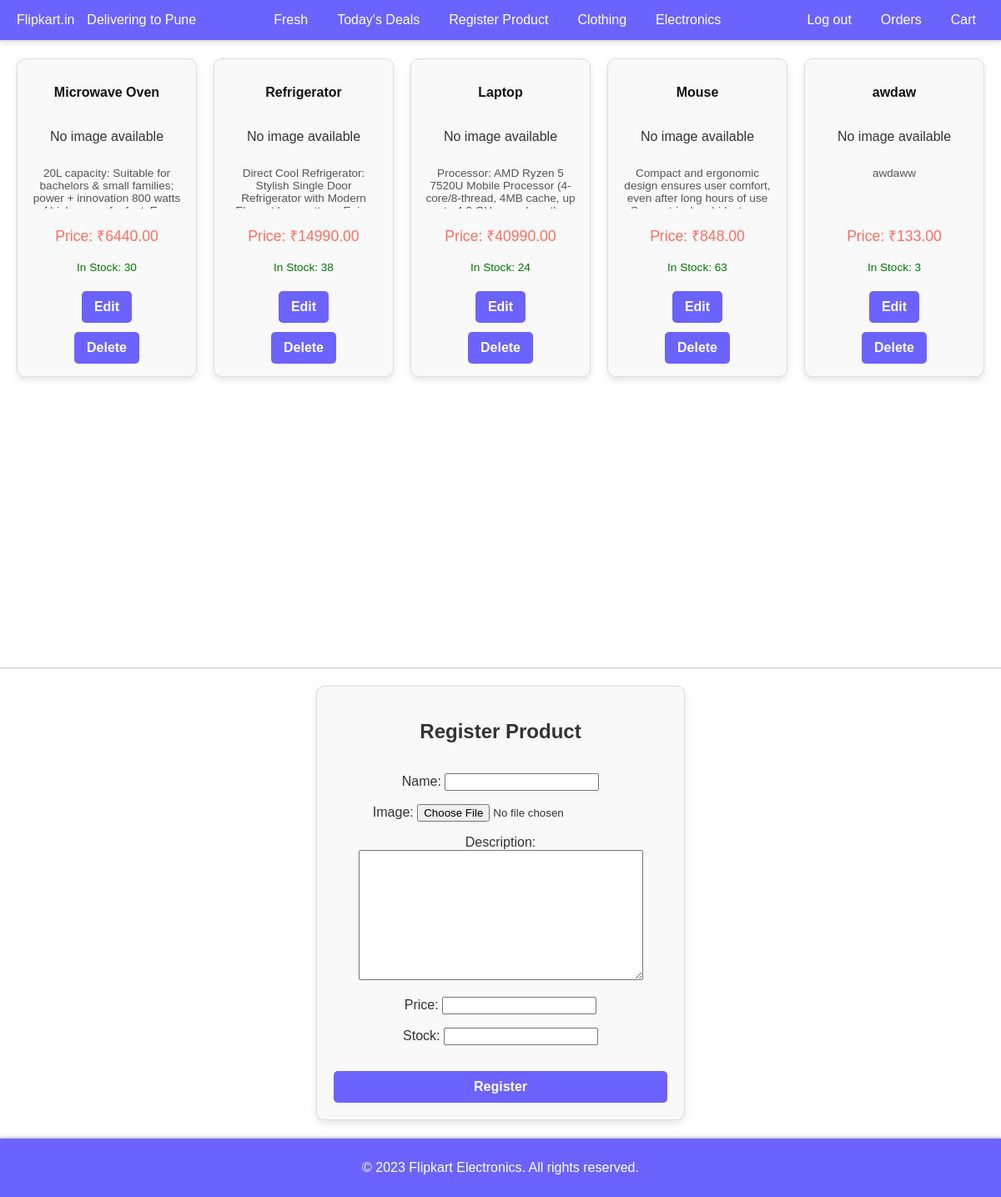
Page / (signed in) on the earlier database version.
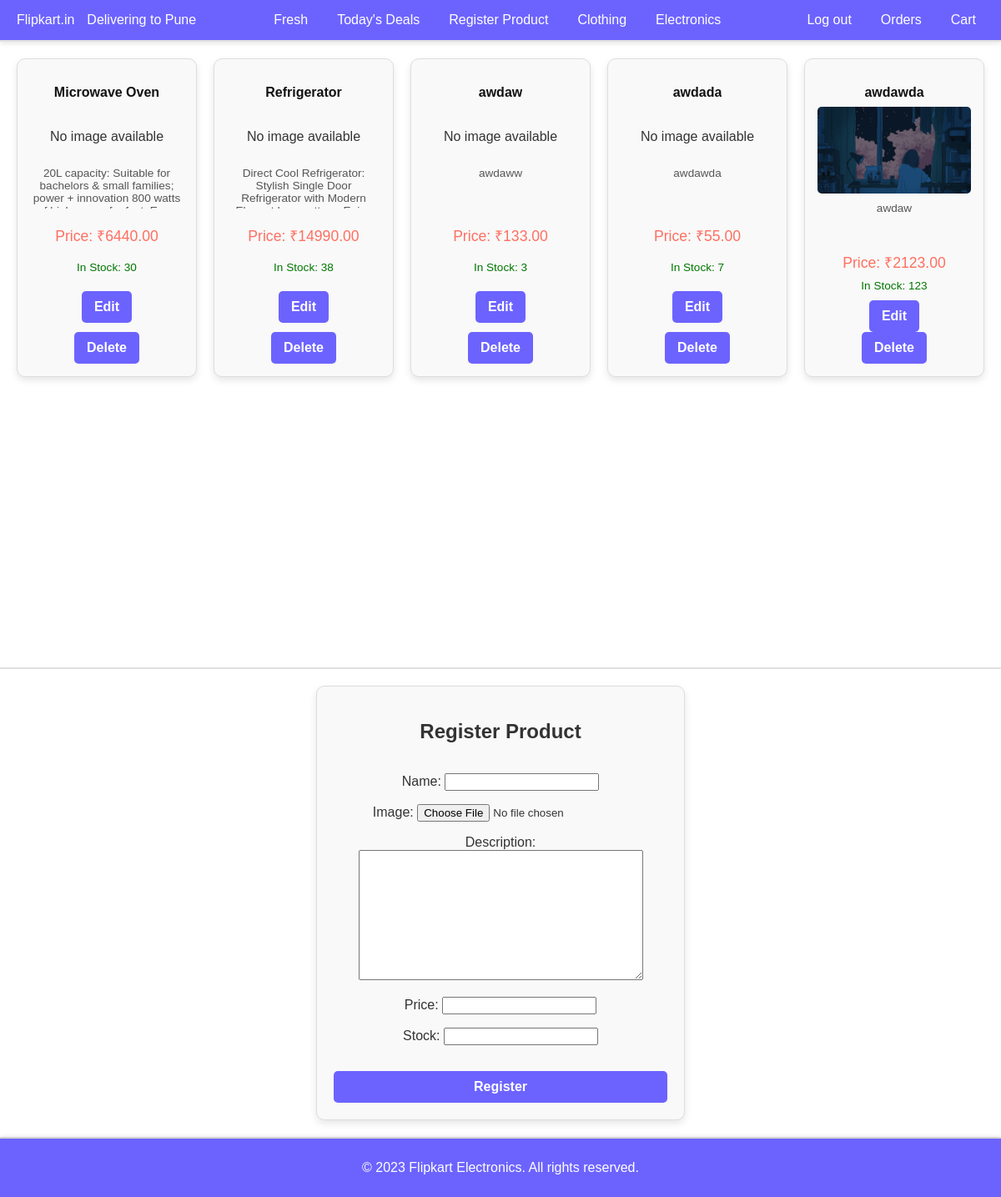
Same page on the later database version.
### Electronics/models.py (models this page shows, shortened)
class Product(models.Model):
    name = models.CharField(max_length=255, null=True, blank=True)
    image = models.ImageField(upload_to='images/', null=True, blank=True)
    description = models.TextField(null=True, blank=True)
    price = models.DecimalField(max_digits=10, decimal_places=2, null=True, blank=True)
    stock = models.IntegerField(null=True, blank=True)

### Electronics/views.py (the view)
# urls.py: path('', views.home, name='home'),  # Register the home view with the name 'home'
@login_required(login_url='login')  # Use the LOGIN_URL setting from settings.py
def home(request):
    prod = Product.objects.all()  # Fetch all products from the database
    fm = ProductForm()
    if request.method == 'POST':
        fm = ProductForm(request.POST, request.FILES)  # Bind the form with POST data and files
        if fm.is_valid():  # Validate the form data
            fm.save()
            return redirect('home')
    else:
        fm = ProductForm()
    return render(request, 'Electronics/home.html', {'prod': prod, 'fm': fm})  # Render the home.html template with the products context

### Electronics/forms.py
class ProductForm(forms.ModelForm):
    class Meta:
        model = Product
        fields = '__all__'

### Electronics/templates/Electronics/home.html (shortened to what this page needs)
<!DOCTYPE html>
<html lang="en">
<head>
  {% load static %}
  <link rel="stylesheet" href="{% static 'Electronics/styles.css' %}">
  <link rel="stylesheet" href="{% static 'Electronics/card.css' %}">
  <link rel="stylesheet" href="{% static 'Electronics/forms.css' %}">
</head>
<body>
  <div class="page-container">
    <header class="navbar">
      <div class="navbar-left">
        <div class="logo">Flipkart.in</div>
        <div class="location">Delivering to Pune</div>
      </div>
      <nav class="navbar-menu">
        <a href="#">Fresh</a>
        <a href="#">Today's Deals</a>
        <a href="#">Register Product</a>
        <a href="{% url 'Clothing:home' %}">Clothing</a>
                <a href="{% url 'Electronics:home' %}">Electronics</a>
      </nav>
      <div class="navbar-right">
        <a href="{% url 'logout' %}">Log out</a>
        <a href="#">Orders</a>
        <a href="#">Cart</a>
      </div>
    </header>
    <div class="divider"></div>
    <main class="product-grid">
      {% for pro in prod %}
      <div class="product-card">
        <h3 class="product-name">{{ pro.name }}</h3>
        {% if pro.image %}
        <img src="{{ pro.image.url }}" alt="{{ pro.name }}">
        {% else %}
        <p>No image available</p>
        {% endif %}
        <div class="product-description">{{ pro.description }}</div>
        <div class="product-price">Price: ₹{{ pro.price }}</div>
        <div class="delivery-info">
          {% if pro.stock > 0 %}
          In Stock: {{ pro.stock }}
          {% else %}
          Out of Stock
          {% endif %}
        </div>
        <a href="{% url 'Electronics:edit_product' pro.id %}" class="edit-button">Edit</a>
        <a href="{% url 'Electronics:delete_product' pro.id %}" class="edit-button delete-button">Delete</a>
      </div>
      {% endfor %}
    </main>
  </div>
   <div class="divider"></div>
  <section class="form-card">
    <h2>Register Product</h2>
    <form method="post" enctype="multipart/form-data">
      <div>
        {{ fm.as_p }}
      </div>
      <button type="submit" class="edit-button">Register</button>
    </form>
  </section>
  <div class="divider"></div>
  <footer class="footer">
    <p>&copy; 2023 Flipkart Electronics. All rights reserved.</p>
  </footer>
</body>
</html>

### Electronics/static/Electronics/styles.css (style rules this page uses)
body { font-family: 'Arial', sans-serif; background-color: #ffffff; color: #333; margin: 0; padding: 0; }
a { text-decoration: none; color: inherit; }
.navbar { background-color: #6c63ff; color: #fff; padding: 15px 20px; display: flex; justify-content: space-between; align-items: center; box-shadow: 0 4px 6px rgba(0, 0, 0, 0.1); }
.navbar a { color: #fff; text-decoration: none; margin: 0 10px; font-size: 1rem; }
.divider { height: 2px; background-color: #e0e0e0; margin: 0; }
.navbar-left, .navbar-menu, .navbar-right { display: flex; align-items: center; gap: 15px; }
.navbar-menu { flex-grow: 1; justify-content: center; }
.navbar-right { justify-content: flex-end; }
.edit-button { display: inline-block; background-color: #1e88e5; border: 1px solid #1565c0; color: #fff; font-weight: bold; font-size: 1rem; padding: 10px 20px; border-radius: 4px; cursor: pointer; transition: background-color 0.3s ease; text-align: center; }
.delete-button { background-color: #0d47a1; border: 1px solid #0b3d91; color: #fff; }
.page-container { display: flex; flex-direction: column; min-height: 100vh; }
.product-grid, .form-card { flex: 1; }
.footer { background-color: #6c63ff; color: #fff; text-align: center; padding: 10px 0; width: 100%; box-shadow: 0 -2px 6px rgba(0, 0, 0, 0.1); }

### Electronics/static/Electronics/card.css (style rules this page uses)
.product-grid { display: grid; grid-template-columns: repeat(5, 1fr); gap: 20px; padding: 20px; }
.product-card { background: #f9f9f9; border: 1px solid #ddd; border-radius: 10px; padding: 15px; display: flex; flex-direction: column; justify-content: space-between; align-items: center; text-align: center; height: 350px; box-shadow: 0 4px 8px rgba(0, 0, 0, 0.1); overflow: hidden; }
.product-card img { max-width: 100%; max-height: 150px; object-fit: contain; margin-bottom: 10px; }
.product-name { font-size: 1rem; font-weight: bold; margin-bottom: 8px; color: #111; white-space: nowrap; overflow: hidden; text-overflow: ellipsis; }
.product-description { font-size: 0.85rem; color: #555; margin-bottom: 10px; height: 50px; overflow-y: auto; }
.product-price { font-size: 1.1rem; color: #ff6f61; margin-bottom: 8px; }
.delivery-info { font-size: 0.85rem; color: #007600; margin-bottom: 10px; }
.edit-button { background-color: #6c63ff; color: #fff; border: none; padding: 10px 15px; border-radius: 5px; cursor: pointer; transition: background-color 0.3s ease; }

### Electronics/static/Electronics/forms.css (style rules this page uses)
.form-card { background: #f9f9f9; border: 1px solid #ddd; border-radius: 10px; padding: 20px; width: 400px; text-align: center; box-shadow: 0 4px 10px rgba(0, 0, 0, 0.1); margin: 20px auto; overflow: hidden; }
.form-card h2 { font-size: 1.5rem; margin-bottom: 20px; color: #333; }
.form-card form { display: flex; flex-direction: column; gap: 15px; }
.form-card button { background-color: #6c63ff; color: #fff; border: none; padding: 10px 15px; border-radius: 5px; cursor: pointer; transition: background-color 0.3s ease; }
.product-card img { max-width: 100%; max-height: 150px; object-fit: contain; margin-bottom: 10px; border-radius: 5px; }

Differences in the rows shown:
removed Product: name "Laptop", shows "No image available", description "Processor: AMD Ryzen 5 7520U Mobile Processor (4-core/8-thread, 4MB cache, up…", price "40990.00", stock "24"
removed Product: name "Mouse", shows "No image available", description "Compact and ergonomic design ensures user comfort, even after long hours of use…", price "848.00", stock "63"
added Product: name "awdada", image "No image available", description "awdawda", price "55.00", stock "7"
added Product: name "awdawda", image (picture), description "awdaw", price "2123.00", stock "123"
